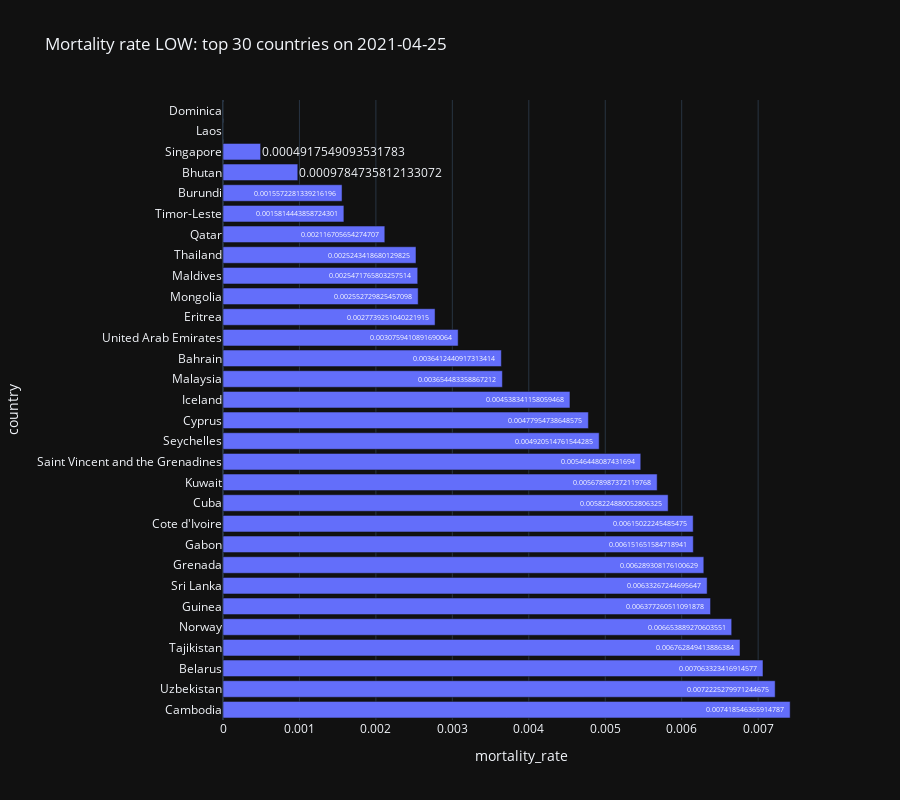

The notebook cell saved with this chart:
### Code cell
fig = px.bar(top_country_df[-30:],
             x='mortality_rate', y='country',
             title=f'Mortality rate LOW: top 30 countries on {target_date}', text='mortality_rate', height=800, orientation='h')
fig.show()

### Figure 1 — Plotly figure (JSON) as saved in the notebook; plotly's stock layout.template omitted (floating-point values rounded to 4 significant figures)
{"data": [{"alignmentgroup": "True", "hovertemplate": "mortality_rate=%{text}<br>country=%{y}<extra></extra>", "legendgroup": "", "marker": {"color": "#636efa"}, "name": "", "offsetgroup": "", "orientation": "h", "showlegend": false, "text": [0.007419, 0.007223, 0.007063, 0.006763, 0.006654, 0.006377, 0.006333, 0.006289, 0.006152, 0.00615, 0.005822, 0.005679, 0.005464, 0.004921, 0.00478, 0.004538, 0.003654, 0.003641, 0.003076, 0.002774, 0.002553, 0.002547, 0.002524, 0.002117, 0.001581, 0.001557, 0.0009785, 0.0004918, 0, 0], "textposition": "auto", "type": "bar", "x": [0.007419, 0.007223, 0.007063, 0.006763, 0.006654, 0.006377, 0.006333, 0.006289, 0.006152, 0.00615, 0.005822, 0.005679, 0.005464, 0.004921, 0.00478, 0.004538, 0.003654, 0.003641, 0.003076, 0.002774, 0.002553, 0.002547, 0.002524, 0.002117, 0.001581, 0.001557, 0.0009785, 0.0004918, 0, 0], "xaxis": "x", "y": ["Cambodia", "Uzbekistan", "Belarus", "Tajikistan", "Norway", "Guinea", "Sri Lanka", "Grenada", "Gabon", "Cote d'Ivoire", "Cuba", "Kuwait", "Saint Vincent and the Grenadines", "Seychelles", "Cyprus", "Iceland", "Malaysia", "Bahrain", "United Arab Emirates", "Eritrea", "Mongolia", "Maldives", "Thailand", "Qatar", "Timor-Leste", "Burundi", "Bhutan", "Singapore", "Laos", "Dominica"], "yaxis": "y"}], "layout": {"barmode": "relative", "height": 800, "legend": {"tracegroupgap": 0}, "title": {"text": "Mortality rate LOW: top 30 countries on 2021-04-25"}, "xaxis": {"anchor": "y", "domain": [0, 1], "title": {"text": "mortality_rate"}}, "yaxis": {"anchor": "x", "domain": [0, 1], "title": {"text": "country"}}}}
